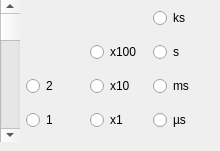
              <widget class="QWidget" name="TimeConstantNormal">
               <attribute name="title">
                <string>Time Constant</string>
               </attribute>
               <widget class="QScrollBar" name="TimeNormaSlider">
                <property name="geometry">
                 <rect>
                  <x>0</x>
                  <y>0</y>
                  <width>20</width>
                  <height>142</height>
                 </rect>
                </property>
                <property name="sizePolicy">
                 <sizepolicy hsizetype="Fixed" vsizetype="MinimumExpanding">
                  <horstretch>0</horstretch>
                  <verstretch>0</verstretch>
                 </sizepolicy>
                </property>
                <property name="baseSize">
                 <size>
                  <width>20</width>
                  <height>142</height>
                 </size>
                </property>
                <property name="orientation">
                 <enum>Qt::Orientation::Vertical</enum>
                </property>
               </widget>
               <widget class="QWidget" name="TimeNormalGrid" native="true">
                <property name="geometry">
                 <rect>
                  <x>26</x>
                  <y>0</y>
                  <width>185</width>
                  <height>142</height>
                 </rect>
                </property>
                <property name="sizePolicy">
                 <sizepolicy hsizetype="MinimumExpanding" vsizetype="MinimumExpanding">
                  <horstretch>0</horstretch>
                  <verstretch>0</verstretch>
                 </sizepolicy>
                </property>
                <property name="baseSize">
                 <size>
                  <width>185</width>
                  <height>142</height>
                 </size>
                </property>
                <layout class="QGridLayout" name="gridLayout_8">
                 <item row="2" column="0">
                  <widget class="QRadioButton" name="TimeNormal2">
                   <property name="text">
                    <string>2</string>
                   </property>
                   <property name="autoExclusive">
                    <bool>false</bool>
                   </property>
                  </widget>
                 </item>
                 <item row="1" column="1">
                  <widget class="QRadioButton" name="TimeNormalx100">
                   <property name="text">
                    <string>x100</string>
                   </property>
                   <property name="autoExclusive">
                    <bool>false</bool>
                   </property>
                  </widget>
                 </item>
                 <item row="0" column="2">
                  <widget class="QRadioButton" name="TimeNormalks">
                   <property name="text">
                    <string>ks</string>
                   </property>
                   <property name="autoExclusive">
                    <bool>false</bool>
                   </property>
                  </widget>
                 </item>
                 <item row="2" column="2">
                  <widget class="QRadioButton" name="TimeNormalms">
                   <property name="text">
                    <string>ms</string>
                   </property>
                   <property name="autoExclusive">
                    <bool>false</bool>
                   </property>
                  </widget>
                 </item>
                 <item row="2" column="1">
                  <widget class="QRadioButton" name="TimeNormalx10">
                   <property name="text">
                    <string>x10</string>
                   </property>
                   <property name="autoExclusive">
                    <bool>false</bool>
                   </property>
                  </widget>
                 </item>
                 <item row="1" column="2">
                  <widget class="QRadioButton" name="TimeNormals">
                   <property name="text">
                    <string>s</string>
                   </property>
                   <property name="autoExclusive">
                    <bool>false</bool>
                   </property>
                  </widget>
                 </item>
                 <item row="3" column="1">
                  <widget class="QRadioButton" name="TimeNormalx1">
                   <property name="text">
                    <string>x1</string>
                   </property>
                   <property name="autoExclusive">
                    <bool>false</bool>
                   </property>
                  </widget>
                 </item>
                 <item row="3" column="2">
                  <widget class="QRadioButton" name="TimeNormalmicros">
                   <property name="text">
                    <string>µs</string>
                   </property>
                   <property name="autoExclusive">
                    <bool>false</bool>
                   </property>
                  </widget>
                 </item>
                 <item row="3" column="0">
                  <widget class="QRadioButton" name="TimeNormal1">
                   <property name="text">
                    <string>1</string>
                   </property>
                   <property name="autoExclusive">
                    <bool>false</bool>
                   </property>
                  </widget>
                 </item>
                </layout>
               </widget>
              </widget>
